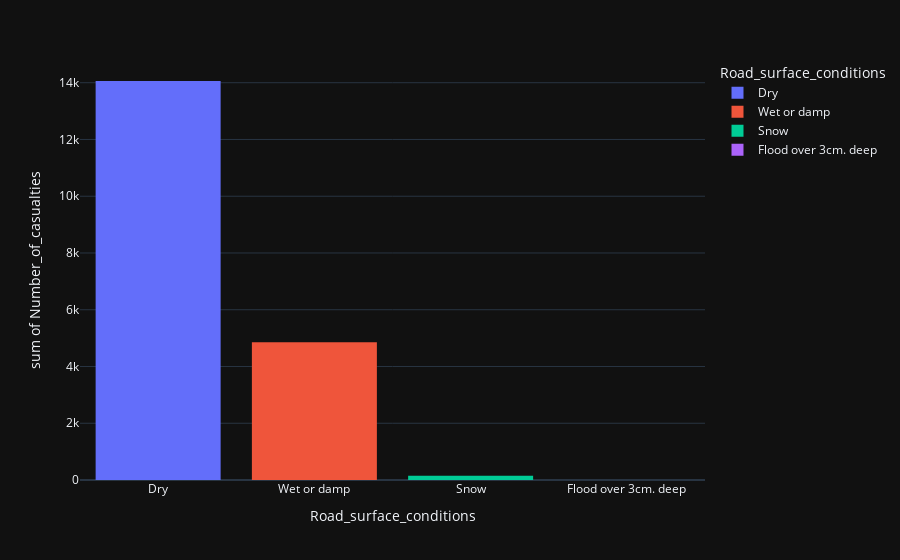

Notebook code cell kept with this figure:
### Code cell
#Histogram for road surface conditions and the number of casualties 
px.histogram(df,df['Road_surface_conditions'], df['Number_of_casualties'],color='Road_surface_conditions', template='plotly_dark')

### Figure 1 — Plotly figure (JSON) as saved in the notebook; plotly's stock layout.template omitted (floating-point values rounded to 4 significant figures; data arrays with more than 128 entries replaced by an {"elided": "..."} marker saying what was removed)
{"data": [{"alignmentgroup": "True", "bingroup": "x", "histfunc": "sum", "hovertemplate": "Road_surface_conditions=%{x}<br>sum of Number_of_casualties=%{y}<extra></extra>", "legendgroup": "Dry", "marker": {"color": "#636efa", "pattern": {"shape": ""}}, "name": "Dry", "offsetgroup": "Dry", "orientation": "v", "showlegend": true, "type": "histogram", "x": {"elided": "9340 str values"}, "xaxis": "x", "y": {"elided": "9340 int values"}, "yaxis": "y"}, {"alignmentgroup": "True", "bingroup": "x", "histfunc": "sum", "hovertemplate": "Road_surface_conditions=%{x}<br>sum of Number_of_casualties=%{y}<extra></extra>", "legendgroup": "Wet or damp", "marker": {"color": "#EF553B", "pattern": {"shape": ""}}, "name": "Wet or damp", "offsetgroup": "Wet or damp", "orientation": "v", "showlegend": true, "type": "histogram", "x": {"elided": "2904 str values"}, "xaxis": "x", "y": {"elided": "2904 int values"}, "yaxis": "y"}, {"alignmentgroup": "True", "bingroup": "x", "histfunc": "sum", "hovertemplate": "Road_surface_conditions=%{x}<br>sum of Number_of_casualties=%{y}<extra></extra>", "legendgroup": "Snow", "marker": {"color": "#00cc96", "pattern": {"shape": ""}}, "name": "Snow", "offsetgroup": "Snow", "orientation": "v", "showlegend": true, "type": "histogram", "x": ["Snow", "Snow", "Snow", "Snow", "Snow", "Snow", "Snow", "Snow", "Snow", "Snow", "Snow", "Snow", "Snow", "Snow", "Snow", "Snow", "Snow", "Snow", "Snow", "Snow", "Snow", "Snow", "Snow", "Snow", "Snow", "Snow", "Snow", "Snow", "Snow", "Snow", "Snow", "Snow", "Snow", "Snow", "Snow", "Snow", "Snow", "Snow", "Snow", "Snow", "Snow", "Snow", "Snow", "Snow", "Snow", "Snow", "Snow", "Snow", "Snow", "Snow", "Snow", "Snow", "Snow", "Snow", "Snow", "Snow", "Snow", "Snow", "Snow", "Snow", "Snow", "Snow", "Snow", "Snow", "Snow", "Snow", "Snow", "Snow", "Snow", "Snow"], "xaxis": "x", "y": [2, 2, 2, 2, 2, 2, 2, 2, 2, 2, 2, 2, 3, 3, 3, 1, 1, 1, 1, 1, 1, 2, 2, 2, 1, 1, 1, 5, 5, 5, 5, 5, 5, 2, 2, 2, 1, 1, 2, 2, 2, 2, 2, 2, 2, 2, 2, 2, 2, 2, 3, 3, 3, 1, 1, 2, 2, 2, 2, 2, 2, 2, 2, 2, 2, 2, 2, 3, 3, 3], "yaxis": "y"}, {"alignmentgroup": "True", "bingroup": "x", "histfunc": "sum", "hovertemplate": "Road_surface_conditions=%{x}<br>sum of Number_of_casualties=%{y}<extra></extra>", "legendgroup": "Flood over 3cm. deep", "marker": {"color": "#ab63fa", "pattern": {"shape": ""}}, "name": "Flood over 3cm. deep", "offsetgroup": "Flood over 3cm. deep", "orientation": "v", "showlegend": true, "type": "histogram", "x": ["Flood over 3cm. deep", "Flood over 3cm. deep"], "xaxis": "x", "y": [1, 1], "yaxis": "y"}], "layout": {"barmode": "relative", "legend": {"title": {"text": "Road_surface_conditions"}, "tracegroupgap": 0}, "margin": {"t": 60}, "xaxis": {"anchor": "y", "categoryarray": ["Dry", "Wet or damp", "Snow", "Flood over 3cm. deep"], "categoryorder": "array", "domain": [0, 1], "title": {"text": "Road_surface_conditions"}}, "yaxis": {"anchor": "x", "domain": [0, 1], "title": {"text": "sum of Number_of_casualties"}}}}
